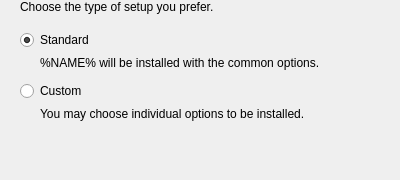
<?xml version="1.0" encoding="UTF-8"?>
<ui version="4.0">
 <class>StandardOrCustom</class>
 <widget class="QWidget" name="StandardOrCustom">
  <property name="geometry">
   <rect>
    <x>0</x>
    <y>0</y>
    <width>400</width>
    <height>180</height>
   </rect>
  </property>
  <property name="windowTitle">
   <string>Setup Type</string>
  </property>
  <layout class="QVBoxLayout" name="verticalLayout">
   <property name="leftMargin">
    <number>20</number>
   </property>
   <property name="topMargin">
    <number>0</number>
   </property>
   <item>
    <widget class="QLabel" name="label">
     <property name="text">
      <string>Choose the type of setup you prefer.</string>
     </property>
    </widget>
   </item>
   <item>
    <spacer name="verticalSpacer_2">
     <property name="orientation">
      <enum>Qt::Vertical</enum>
     </property>
     <property name="sizeType">
      <enum>QSizePolicy::Fixed</enum>
     </property>
     <property name="sizeHint" stdset="0">
      <size>
       <width>20</width>
       <height>10</height>
      </size>
     </property>
    </spacer>
   </item>
   <item>
    <widget class="QRadioButton" name="standardRadioButton">
     <property name="text">
      <string>Standard</string>
     </property>
     <property name="checked">
      <bool>true</bool>
     </property>
    </widget>
   </item>
   <item>
    <widget class="QLabel" name="standardLabel">
     <property name="text">
      <string>%NAME% will be installed with the common options.</string>
     </property>
     <property name="indent">
      <number>20</number>
     </property>
    </widget>
   </item>
   <item>
    <spacer name="verticalSpacer_3">
     <property name="orientation">
      <enum>Qt::Vertical</enum>
     </property>
     <property name="sizeType">
      <enum>QSizePolicy::Fixed</enum>
     </property>
     <property name="sizeHint" stdset="0">
      <size>
       <width>20</width>
       <height>5</height>
      </size>
     </property>
    </spacer>
   </item>
   <item>
    <widget class="QRadioButton" name="customRadioButton">
     <property name="text">
      <string>Custom</string>
     </property>
     <property name="checked">
      <bool>false</bool>
     </property>
    </widget>
   </item>
   <item>
    <widget class="QLabel" name="label_3">
     <property name="text">
      <string>You may choose individual options to be installed.</string>
     </property>
     <property name="indent">
      <number>20</number>
     </property>
    </widget>
   </item>
   <item>
    <spacer name="verticalSpacer">
     <property name="orientation">
      <enum>Qt::Vertical</enum>
     </property>
     <property name="sizeHint" stdset="0">
      <size>
       <width>20</width>
       <height>40</height>
      </size>
     </property>
    </spacer>
   </item>
  </layout>
 </widget>
 <resources/>
 <connections/>
</ui>
